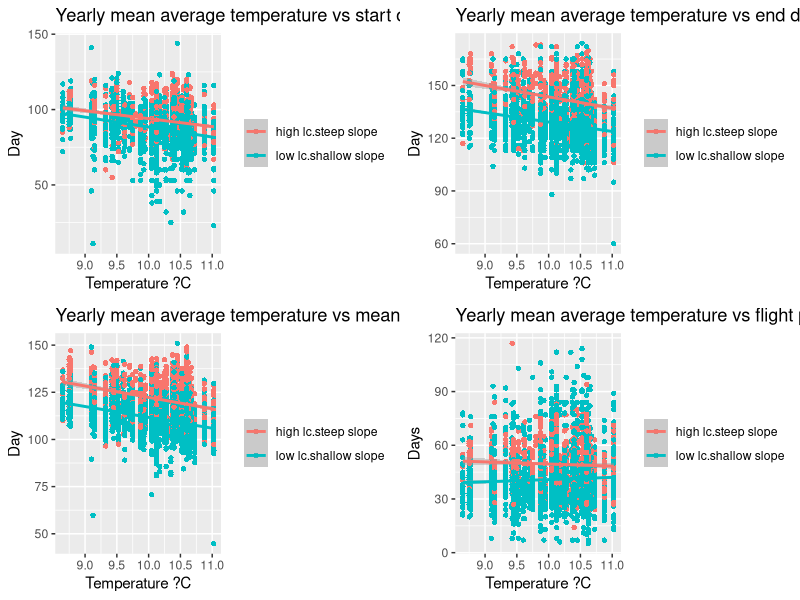
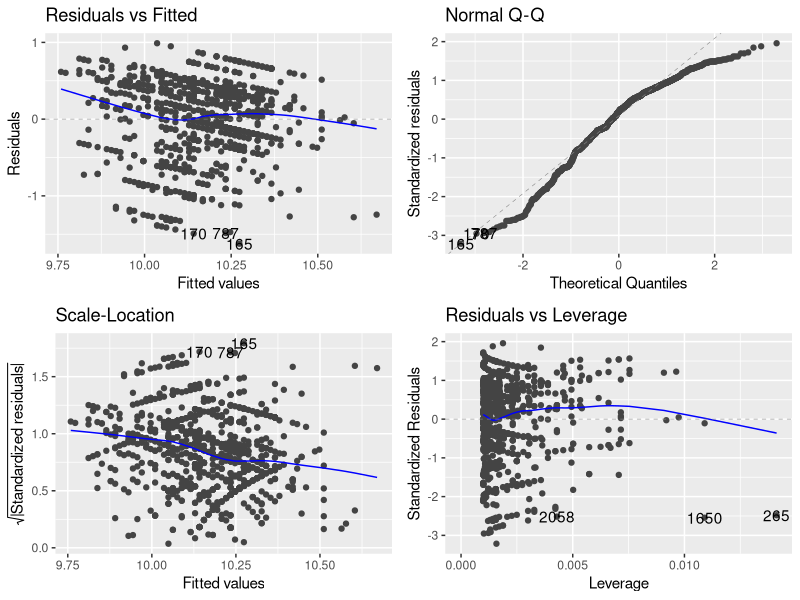

These charts were generated, in order, by the following R code:
library(tidyverse)
library(ggfortify)
library(gridExtra)

phenology.gis.temperature <- 
  read.csv(
    "Landscape_Phenology_Analysis/Outputs/combined_raw_data.csv",header = T)

### define high and low chalk

summary(phenology.gis.temperature$LCper)
phenology.gis.temperature$LC.label[phenology.gis.temperature$LCper<(3.108)]<-"low lc"  
phenology.gis.temperature$LC.label[phenology.gis.temperature$LCper>(3.108)]<-"high lc"  
table(phenology.gis.temperature$LC.label)


###  define steep and shallow slope

summary(phenology.gis.temperature$SLOPE_MEAN)
phenology.gis.temperature$SLOPE_MEAN.label[phenology.gis.temperature$SLOPE_MEAN<(5.03)]<-"shallow slope"  
phenology.gis.temperature$SLOPE_MEAN.label[phenology.gis.temperature$SLOPE_MEAN>(5.03)]<-"steep slope"  
table(phenology.gis.temperature$SLOPE_MEAN.label)


### define steep chalk  etc.

for (i in 1:nrow(phenology.gis.temperature)) {
  phenology.gis.temperature$LC.SLOPE[i] <-
    paste(phenology.gis.temperature[i, "LC.label"],
          phenology.gis.temperature[i, "SLOPE_MEAN.label"],
          sep = ".")
}
table(phenology.gis.temperature$LC.SLOPE)
# head(phenology.gis.temperature)


## remove high chalk, low altitude and low chalk, high altitude

phenology.gis.temperature <- phenology.gis.temperature[!phenology.gis.temperature$LC.SLOPE == "low lc.steep slope", ]
phenology.gis.temperature <- phenology.gis.temperature[!phenology.gis.temperature$LC.SLOPE == "high lc.shallow slope", ]
table(phenology.gis.temperature$LC.SLOPE)

####plotting graphs

start_date<-ggplot(phenology.gis.temperature, aes(x=AV, y=daynum.tenth, colour = LC.SLOPE)) +
  geom_point(shape=16) +    
  geom_smooth(method=lm)+ylab("Day")+xlab("Temperature ?C")+ ggtitle("Yearly mean average temperature vs start date")+theme(legend.title=element_blank())
#start_date

end_date<-ggplot(phenology.gis.temperature, aes(x=AV, y=daynum.nintieth, colour = LC.SLOPE)) +
  geom_point(shape=16) +    
  geom_smooth(method=lm)+ylab("Day")+xlab("Temperature ?C")+ ggtitle("Yearly mean average temperature vs end date")+theme(legend.title=element_blank())
#end_date

mean_date<-ggplot(phenology.gis.temperature, aes(x=AV, y=daynum.mean, colour = LC.SLOPE)) +
  geom_point(shape=16) +    
  geom_smooth(method=lm)+ylab("Day")+xlab("Temperature ?C")+ ggtitle("Yearly mean average temperature vs mean date")+theme(legend.title=element_blank())
#mean_date

range_date<-ggplot(phenology.gis.temperature, aes(x=AV, y=daynum.range, colour = LC.SLOPE)) +
  geom_point(shape=16) +    
  geom_smooth(method=lm)+ylab("Days")+xlab("Temperature ?C")+ ggtitle("Yearly mean average temperature vs flight period length")+theme(legend.title=element_blank())
#range_date

grid.arrange(start_date, end_date, mean_date, range_date)


### need to model the above graphs
# graphs workign though which is nice

#separating data so that can plot and separately model the high chalk steep sites and low chalk shallow sites.

phenology.gis.temperature <- select(phenology.gis.temperature, year, site, daynum.tenth, daynum.mean, daynum.nintieth, daynum.range, DJF, MAM, JJA, SON, AV, LC.SLOPE)
head(phenology.gis.temperature)

phenology.spread <- phenology.gis.temperature %>% spread(LC.SLOPE, LC.SLOPE)
phenology.spread <- rename(phenology.spread, high.steep = `high lc.steep slope`)
phenology.spread <- rename(phenology.spread, low.shallow = `low lc.shallow slope`)

head(phenology.spread)
tail(phenology.spread)
phenology.high.steep <- select(phenology.spread, year, site, daynum.tenth, daynum.mean, daynum.nintieth, daynum.range, DJF, MAM, JJA, SON, AV, high.steep)
phenology.low.shallow <- select(phenology.spread, year, site, daynum.tenth, daynum.mean, daynum.nintieth, daynum.range, DJF, MAM, JJA, SON, AV, low.shallow)

phenology.high.steep <- na.omit(phenology.high.steep)
phenology.low.shallow <- na.omit(phenology.low.shallow)


head(phenology.high.steep)
head(phenology.low.shallow)


#can now model all graphs easily



####modeling graphs 

#start date

#start high steep
model.start.highsteep <- lm(daynum.tenth ~ AV, data = phenology.high.steep)
#check assumptions
#autoplot(model.start.highsteep)
#results on linear model
anova(model.start.highsteep)
summary(model.start.highsteep)

#start low shallow
model.start.lowshallow <- lm(daynum.tenth ~ AV, data = phenology.low.shallow)
#check assumptions
#autoplot(model.start.lowshallow)
#results on linear model
anova(model.start.lowshallow)
summary(model.start.lowshallow)



#nintieth percentiles

# high steep
model.start.highsteep <- lm(daynum.nintieth ~ AV, data = phenology.high.steep)
#check assumptions
#autoplot(model.start.highsteep)
#results on linear model
anova(model.start.highsteep)
summary(model.start.highsteep)

# low shallow
model.start.lowshallow <- lm(daynum.nintieth ~ AV, data = phenology.low.shallow)
#check assumptions
#autoplot(model.start.lowshallow)
#results on linear model
anova(model.start.lowshallow)
summary(model.start.lowshallow)



#mean flight date

# high steep
model.start.highsteep <- lm(daynum.mean ~ AV, data = phenology.high.steep)
#check assumptions
#autoplot(model.start.highsteep)
#results on linear model
anova(model.start.highsteep)
summary(model.start.highsteep)

# low shallow
model.start.lowshallow <- lm(daynum.mean ~ AV, data = phenology.low.shallow)
#check assumptions
#autoplot(model.start.lowshallow)
#results on linear model
anova(model.start.lowshallow)
summary(model.start.lowshallow)



#range

# high steep
model.start.highsteep <- lm(daynum.range ~ AV, data = phenology.high.steep)
#check assumptions
#autoplot(model.start.highsteep)
#results on linear model
anova(model.start.highsteep)
summary(model.start.highsteep)

# low shallow
model.start.lowshallow <- lm(daynum.range ~ AV, data = phenology.low.shallow)
#check assumptions
#autoplot(model.start.lowshallow)
#results on linear model
anova(model.start.lowshallow)
summary(model.start.lowshallow)




#start
phenology.gis.temperature <- phenology.gis.temperature[phenology.gis.temperature$LC.SLOPE == "high lc.steep slope", ]
table(phenology.gis.temperature$LC.SLOPE)
model_start<-lm(AV ~ daynum.tenth, data = phenology.gis.temperature)
#check assumptions
autoplot(model_start)
#results on linear model
anova(model_start)
summary(model_start)
